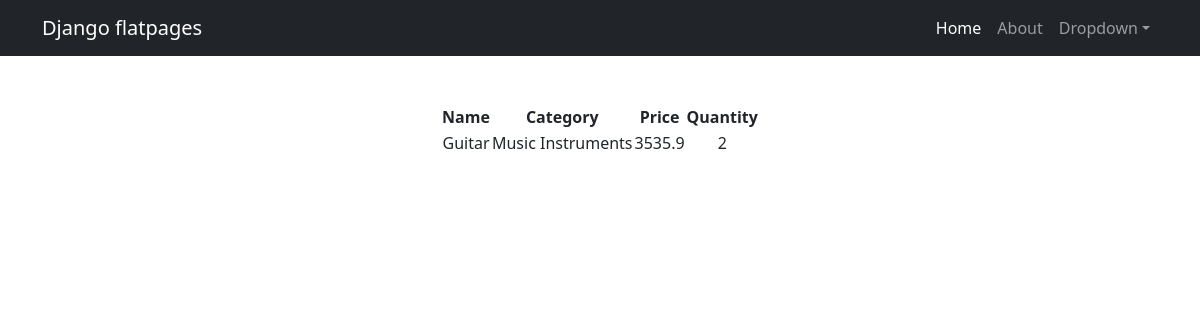
Page /products/3/ on the committed database.
### simpleapp/models.py (models this page shows, shortened)
class Product(models.Model):
    name = models.CharField(
        max_length=50,
        unique=True,  # названия товаров не должны повторяться
    )
    description = models.TextField(
    )
    quantity = models.IntegerField(
        validators=[MinValueValidator(0, 'Quantity should be >= 0')],  # количество не может быть меньше 0
    )
    category = models.ForeignKey(
        to='Category',
        on_delete=models.CASCADE,
        related_name='products',  # все продукты в категории будут доступны через поле products
    )
    price = models.FloatField(
        validators=[MinValueValidator(0.0)],
    )
    def __str__(self):
        return f'{self.name.title()}: {self.description[:20]} ({self.price})'

class Category(models.Model):
    name = models.CharField(max_length=100, unique=True)

### simpleapp/views.py (the view)
# urls.py: path('<int:pk>/', ProductDetail.as_view(), name='product_detail'),
class ProductDetail(DetailView):
    model = Product
    template_name = 'product_detail.html'
    def get_context_data(self, **kwargs):
        context = super().get_context_data(**kwargs)
        pprint(context)
        return context
    def get_object(self, *args, **kwargs):  # переопределяем метод получения объекта
        obj = cache.get(f'product-{self.kwargs["pk"]}',
                        None)
        if not obj:
            obj = super().get_object(queryset=self.queryset)
            cache.set(f'product-{self.kwargs["pk"]}', obj)
        return obj

### templates/product_detail.html (shortened to what this page needs)
{% extends 'flatpages/default.html' %}
{% block content %}
<table align="center">
    <thead>
        <th>
            Name
        </th>
        <th>
            Category
        </th>
        <th>
            Price
        </th>
        <th>
            Quantity
        </th>
    </thead>
    <tr>
        <td>
            {{ product.name|title }}
        </td>
        <td>
            {{ product.category.name|title }}
        </td>
        <td>
            {{ product.price }}
        </td>
        <td>
            {{ product.quantity }}
        </td>
    </tr>
</table>
{% endblock content %}

### rows in the picture
Product: name "Guitar", category.name "Music Instruments", price "3535.9", quantity "2"
